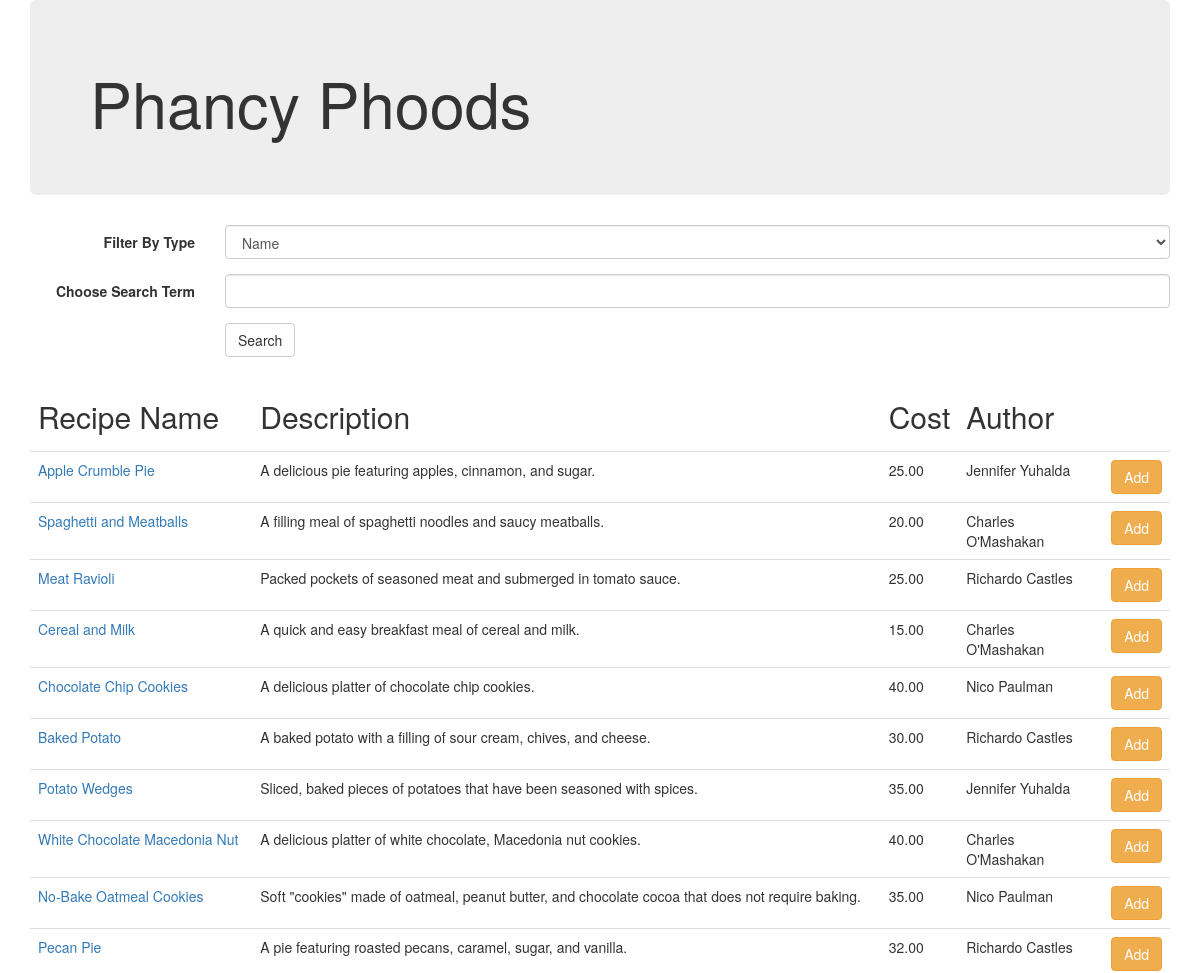
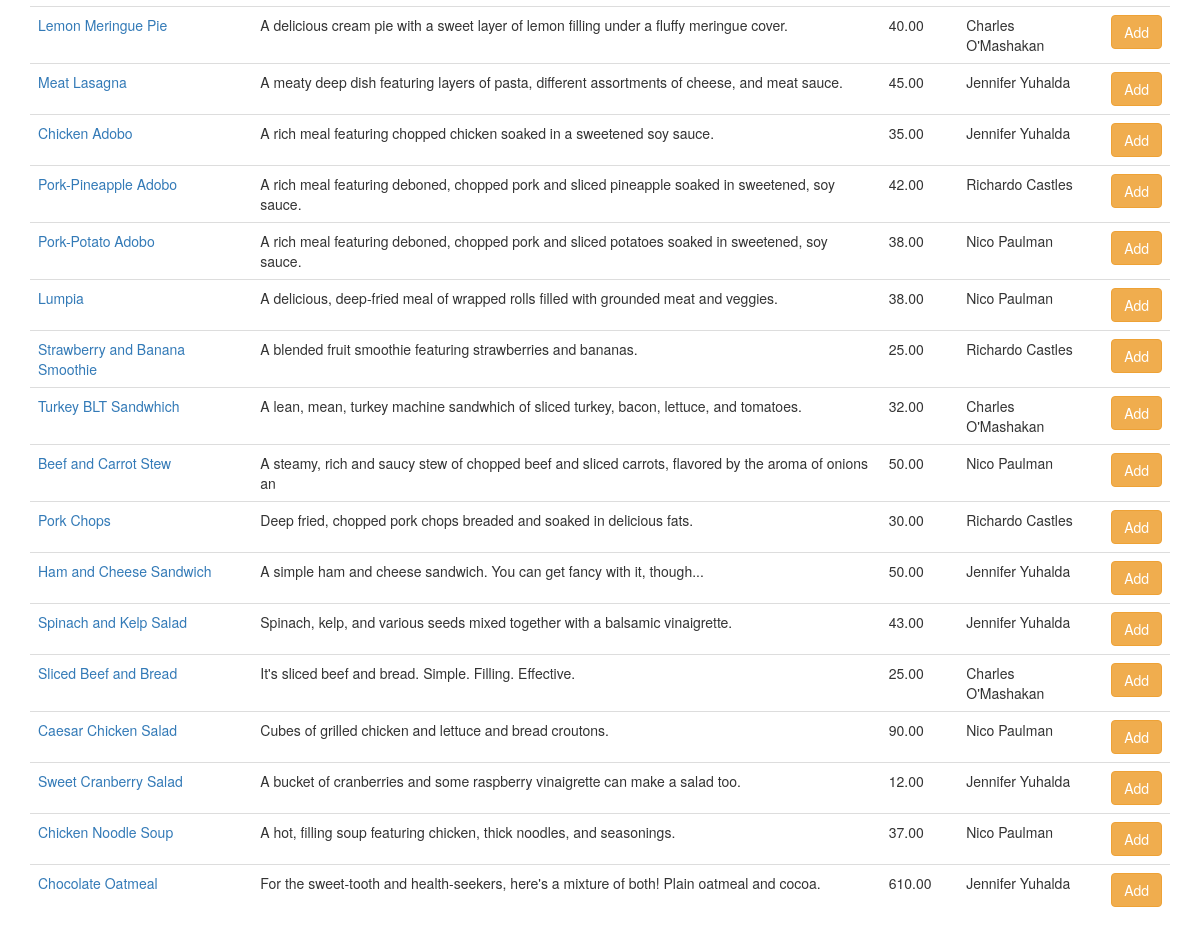
The page / on the database its author committed (2 pictures, top to bottom).
### tables this page shows
CREATE TABLE `Recipe` (
  `recipe_id` int(11) NOT NULL AUTO_INCREMENT,
  `name` varchar(30) NOT NULL,
  `description` varchar(100) NOT NULL,
  `price` float(5,2) NOT NULL,
  `author_id` int(11) NOT NULL,
  `type_id` int(11) NOT NULL,
  PRIMARY KEY (`recipe_id`)
);

CREATE TABLE `Author` (
  `author_id` int(11) NOT NULL AUTO_INCREMENT,
  `auth_name` varchar(30) NOT NULL,
  `biography` varchar(100) NOT NULL,
  PRIMARY KEY (`author_id`)
);

### index.php (the view, shortened to what this page needs)
<!DOCTYPE html>
<html>
    <head>
        <link href="https://maxcdn.bootstrapcdn.com/bootstrap/3.3.7/css/bootstrap.min.css" rel="stylesheet">
    </head>
    <body>
          <div class="container">
         <div class="jumbotron vertical-center">
              <h1>Phancy Phoods</h1>
         </div>
          </div>
  <div class="container">
      <form method="POST" role="form" class="form-horizontal">
  <div class="form-group">
    <label for="type" class="col-sm-2 control-label">Filter By Type</label>
     <div class="col-sm-10">
    <select name="type" class="form-control">
       <option value="name" selected="selected">Name</option>
    </select>
    </div>
  </div>
  <div class="form-group">
    <label for="texty" class="col-sm-2 control-label">Choose Search Term</label>
    <div class="col-sm-10">
      <input type="text" class="form-control" name="texty">
    </div>
  </div>
  <div class="form-group">
    <div class="col-sm-offset-2 col-sm-10">
      <button type="submit" class="btn btn-default">Search</button>
    </div>
  </div>
</form>
       <?php
        $conn = getDataBaseconnection('Recipes');
        if (isset($_POST["texty"]) and $type == "author")
        {
           $sql = "SELECT * FROM  Recipe
		            LEFT JOIN Author ON Recipe.author_id=Author.author_id
		            WHERE Author.auth_name LIKE '%$text%'
		            ";
        }
        else if (isset($_POST["texty"]) and $type == "type_name")
        {
           $sql = "SELECT * FROM  Recipe
		            LEFT JOIN Author ON Recipe.author_id=Author.author_id
		            LEFT JOIN Type ON Recipe.type_id=Type.type_id
		            WHERE Type.type_name LIKE '%$text%'
		            ";
        }
        else if(isset($_POST["texty"]) and (isset($_POST["type"])))
        {
           $sql = "SELECT * FROM  Recipe
		            LEFT JOIN Author ON Recipe.author_id=Author.author_id
		            WHERE $type LIKE '%$text%'
		            ";
        }
        else
        {
           $sql = " SELECT * FROM Recipe
                    LEFT JOIN Author ON Recipe.author_id=Author.author_id";
        }
        $stmt = $conn -> prepare ($sql);
        $stmt -> execute ();
        $records = $stmt->fetchALL(PDO::FETCH_ASSOC);
        echo "<table class='table'>";
        echo " <thead><tr><td><h2>Recipe Name</h2></td><td><h2>Description</h2></td><td><h2>Cost</h2></td><td><h2>Author</h2></td></tr></thead>";
        foreach($records as $record){
        echo "<tr><td>" . "<a href='recipes/" . $record['name'] . ".php'>". $record['name']. "</a>". "</td><td>" . $record['description'] . "</td><td>" . $record['price'] . "</td><td>" . $record['auth_name'] . "</td>";
        echo "<form method='POST'>";
                if($_POST['recipeName'] == $record['name']){
                    echo '<td><button class="btn btn-success">Added</button></td></tr>';
                } else {
                    echo '<td><button class="btn btn-warning">Add</button></td></tr>';
                }
}
   echo "</table>";
?>
</div>
    </body>
</html>

### rows shown on the page
recipe: name "Apple Crumble Pie", description "A delicious pie featuring apples, cinnamon, and sugar.", price "25.00", author.auth_name "Jennifer Yuhalda", shows "Add"
recipe: name "Spaghetti and Meatballs", description "A filling meal of spaghetti noodles and saucy meatballs.", price "20.00", author.auth_name "Charles O'Mashakan", shows "Add"
recipe: name "Meat Ravioli", description "Packed pockets of seasoned meat and submerged in tomato sauce.", price "25.00", author.auth_name "Richardo Castles", shows "Add"
recipe: name "Cereal and Milk", description "A quick and easy breakfast meal of cereal and milk.", price "15.00", author.auth_name "Charles O'Mashakan", shows "Add"
recipe: name "Chocolate Chip Cookies", description "A delicious platter of chocolate chip cookies.", price "40.00", author.auth_name "Nico Paulman", shows "Add"
recipe: name "Baked Potato", description "A baked potato with a filling of sour cream, chives, and cheese.", price "30.00", author.auth_name "Richardo Castles", shows "Add"
recipe: name "Potato Wedges", description "Sliced, baked pieces of potatoes that have been seasoned with spices.", price "35.00", author.auth_name "Jennifer Yuhalda", shows "Add"
recipe: name "White Chocolate Macedonia Nut", description "A delicious platter of white chocolate, Macedonia nut cookies.", price "40.00", author.auth_name "Charles O'Mashakan", shows "Add"
recipe: name "No-Bake Oatmeal Cookies", description "Soft \"cookies\" made of oatmeal, peanut butter, and chocolate cocoa that does not require baking.", price "35.00", author.auth_name "Nico Paulman", shows "Add"
recipe: name "Pecan Pie", description "A pie featuring roasted pecans, caramel, sugar, and vanilla.", price "32.00", author.auth_name "Richardo Castles", shows "Add"
recipe: name "Lemon Meringue Pie", description "A delicious cream pie with a sweet layer of lemon filling under a fluffy meringue cover.", price "40.00", author.auth_name "Charles O'Mashakan", shows "Add"
recipe: name "Meat Lasagna", description "A meaty deep dish featuring layers of pasta, different assortments of cheese, and meat sauce.", price "45.00", author.auth_name "Jennifer Yuhalda", shows "Add"
recipe: name "Chicken Adobo", description "A rich meal featuring chopped chicken soaked in a sweetened soy sauce.", price "35.00", author.auth_name "Jennifer Yuhalda", shows "Add"
recipe: name "Pork-Pineapple Adobo", description "A rich meal featuring deboned, chopped pork and sliced pineapple soaked in sweetened, soy sauce.", price "42.00", author.auth_name "Richardo Castles", shows "Add"
recipe: name "Pork-Potato Adobo", description "A rich meal featuring deboned, chopped pork and sliced potatoes soaked in sweetened, soy sauce.", price "38.00", author.auth_name "Nico Paulman", shows "Add"
recipe: name "Lumpia", description "A delicious, deep-fried meal of wrapped rolls filled with grounded meat and veggies.", price "38.00", author.auth_name "Nico Paulman", shows "Add"
recipe: name "Strawberry and Banana Smoothie", description "A blended fruit smoothie featuring strawberries and bananas.", price "25.00", author.auth_name "Richardo Castles", shows "Add"
recipe: name "Turkey BLT Sandwhich", description "A lean, mean, turkey machine sandwhich of sliced turkey, bacon, lettuce, and tomatoes.", price "32.00", author.auth_name "Charles O'Mashakan", shows "Add"
recipe: name "Beef and Carrot Stew", description "A steamy, rich and saucy stew of chopped beef and sliced carrots, flavored by the aroma of onions an", price "50.00", author.auth_name "Nico Paulman", shows "Add"
recipe: name "Pork Chops", description "Deep fried, chopped pork chops breaded and soaked in delicious fats.", price "30.00", author.auth_name "Richardo Castles", shows "Add"
recipe: name "Ham and Cheese Sandwich", description "A simple ham and cheese sandwich. You can get fancy with it, though...", price "50.00", author.auth_name "Jennifer Yuhalda", shows "Add"
recipe: name "Spinach and Kelp Salad", description "Spinach, kelp, and various seeds mixed together with a balsamic vinaigrette.", price "43.00", author.auth_name "Jennifer Yuhalda", shows "Add"
recipe: name "Sliced Beef and Bread", description "It's sliced beef and bread. Simple. Filling. Effective.", price "25.00", author.auth_name "Charles O'Mashakan", shows "Add"
recipe: name "Caesar Chicken Salad", description "Cubes of grilled chicken and lettuce and bread croutons.", price "90.00", author.auth_name "Nico Paulman", shows "Add"
recipe: name "Sweet Cranberry Salad", description "A bucket of cranberries and some raspberry vinaigrette can make a salad too.", price "12.00", author.auth_name "Jennifer Yuhalda", shows "Add"
recipe: name "Chicken Noodle Soup", description "A hot, filling soup featuring chicken, thick noodles, and seasonings.", price "37.00", author.auth_name "Nico Paulman", shows "Add"
recipe: name "Chocolate Oatmeal", description "For the sweet-tooth and health-seekers, here's a mixture of both! Plain oatmeal and cocoa.", price "610.00", author.auth_name "Jennifer Yuhalda", shows "Add"
